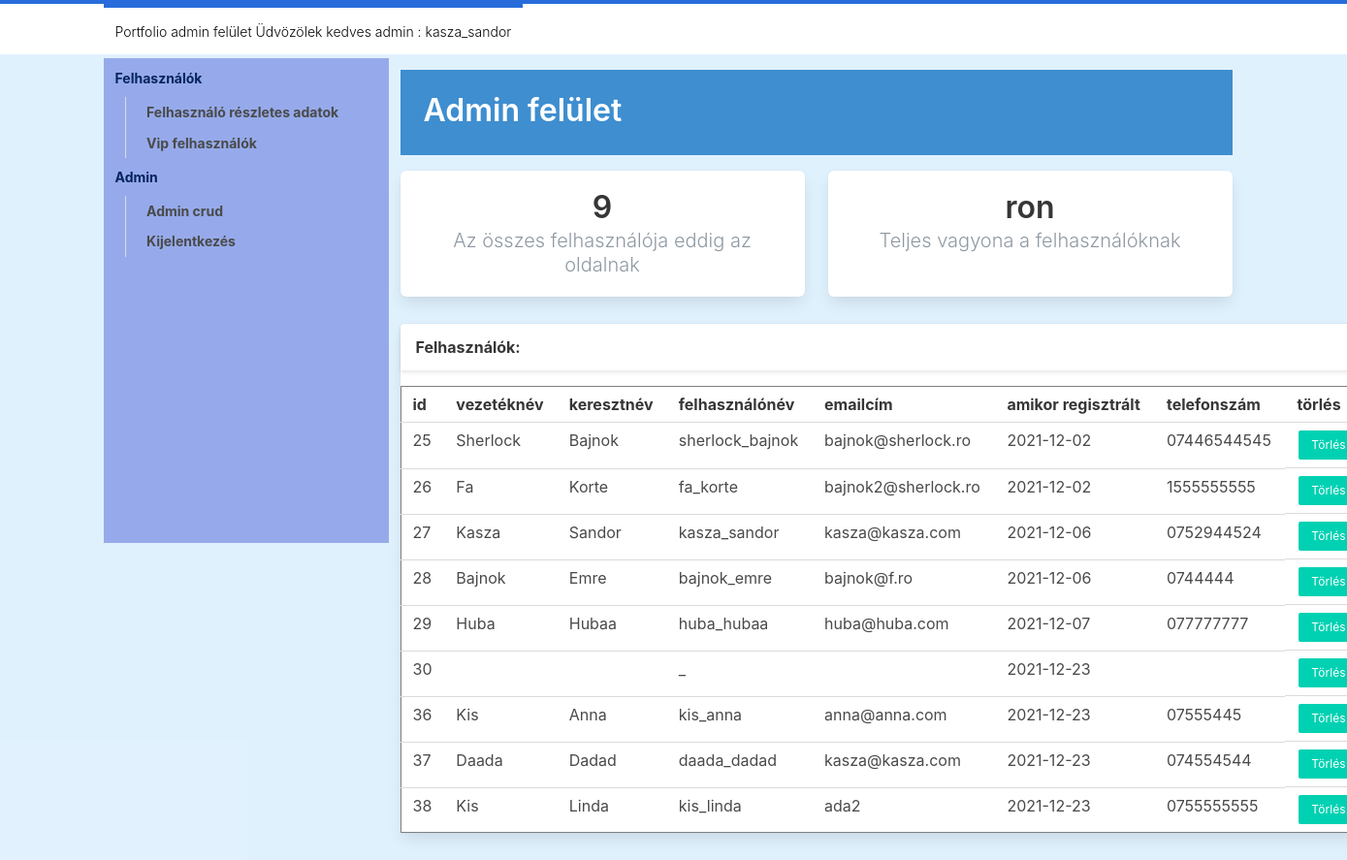
/b_admin/adminfoldal/admin.php (signed in), run on an earlier commit of the app's database.
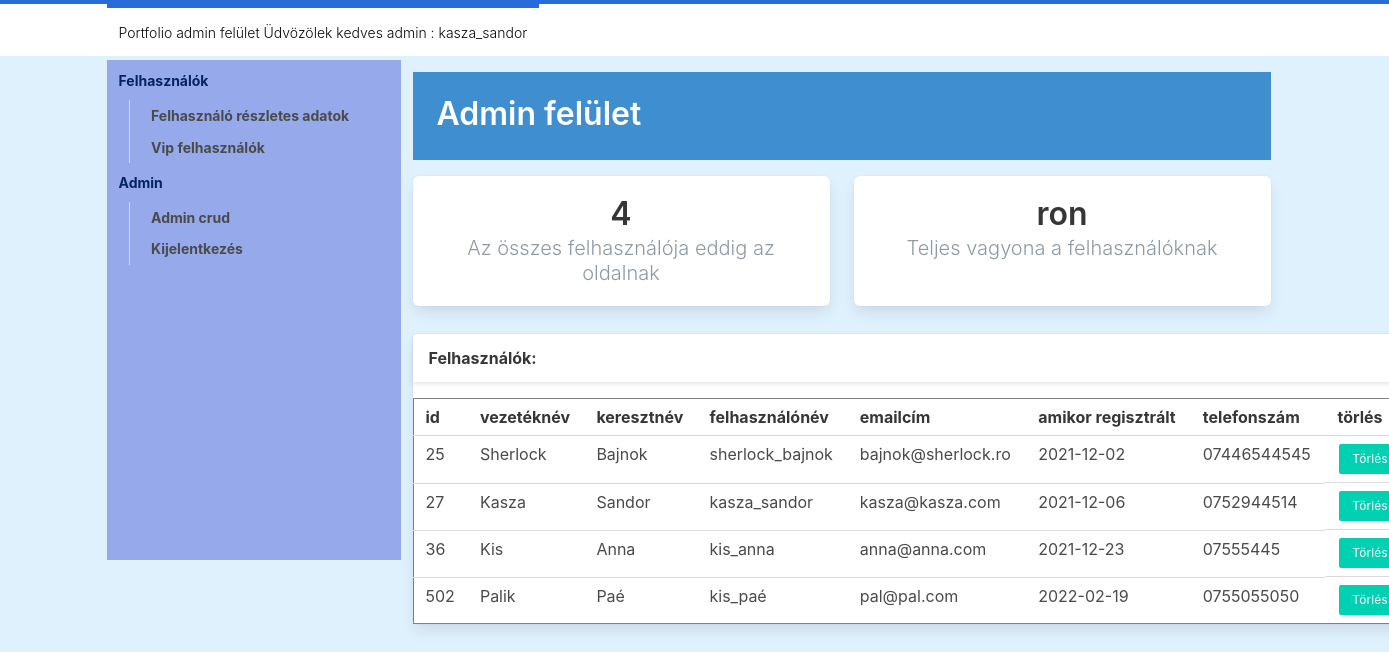
And on a later commit of the database.
### tables this page shows
CREATE TABLE `users` (
  `id` int(11) NOT NULL,
  `firs_name` varchar(25) NOT NULL,
  `last_name` varchar(25) NOT NULL,
  `username` varchar(50) NOT NULL,
  `email` varchar(100) NOT NULL,
  `password` varchar(255) NOT NULL,
  `signup_date` date NOT NULL,
  `profile_pic` varchar(255) NOT NULL,
  `phone_number` varchar(15) NOT NULL
);

### b_admin/adminfoldal/admin.php (the view, shortened to what this page needs)
<?php
require_once "../connect.php";
?>
<html>
<head>
    <link rel="stylesheet" type="text/css" href="admin.css">
    <link rel="stylesheet" href="/css/bulma.min.css">
</head>
<body>
<nav class="navbar is-white">
    <div class="container">
        <div class="navbar-brand">
            <a class="navbar-item brand-text">
                Portfolio admin felület <?php
                if ($_SESSION['username'] == 'ksandor') {
                    echo "<div style='color: #FF416C'>";
                    echo "   Az egyetlen superadmin " . $_SESSION['username'];
                    echo "</div>";
                } else {
                    echo "   Üdvözölek kedves admin :  " . $_SESSION['username'];
                }
                ?>
            </a>
        </div>
    </div>
</nav>
<div class="container">
    <div class="columns">
        <div class="column is-3 " id="cl3">
            <aside class="menu is-hidden-mobile">
                <ul class="menu-list">
                    <li>
                        <p>Felhasználók</p>
                        <ul>
                            <li><a href="admin.php">Felhasználó részletes adatok</a></li>
                            <li><a>Vip felhasználók</a></li>
                        </ul>
                    </li>
                    <li>
                        <p>Admin</p>
                        <ul>
                            <li><a href="crudadmin/beszurasadmin.php">Admin crud</a></li>
                            <li><a href="../adminfoldal/destroyadmin.php">Kijelentkezés</a></li>
                        </ul>
                    </li>
                </ul>
            </aside>
        </div>
        <div class="column is-9" id="9clc">
            <section class="hero is-info welcome is-small">
                <div class="hero-body">
                    <div class="container">
                        <h1 class="title">
                            Admin felület
                        </h1>
                    </div>
                </div>
            </section>
            <section class="info-tiles">
                <div class="tile is-ancestor has-text-centered">
                    <div class="tile is-parent">
                        <article class="tile is-child box">
                            <p class="title">
                                <?php
                                $sql = "SELECT count(username) as total from users";
                                $result = mysqli_query($con, $sql);
                                $data = mysqli_fetch_assoc($result);
                                echo $data['total'];
                                ?>
                            </p>
                            <p class="subtitle">Az összes felhasználója eddig az oldalnak</p>
                        </article>
                    </div>
                    <div class="tile is-parent">
                        <article class="tile is-child box">
                            <p class="title">
                                ron
                            </p>
                            <p class="subtitle">Teljes vagyona a felhasználóknak</p>
                        </article>
                    </div>
                </div>
            </section>
            <div class="columns">
                <div class="column is-6" id="userlista">
                    <div class="card events-card">
                        <header class="card-header">
                            <p class="card-header-title">
                                Felhasználók:
                            </p>
                            <a href="#" class="card-header-icon" aria-label="more options">
                  <span class="icon">
                  </span>
                            </a>
                        </header>
                        <div class="card-table">
                            <div class="content">
                                <table class="table is-fullwidth is-striped">
                                    <tbody>
                                    <?php
                                    $sql = "SELECT * FROM users";
                                    $result = $con->query($sql);
                                    if ($result->num_rows > 0) {
                                        echo "<table border=1>";
                                        echo "<tr>";
                                        echo "<th> id </th>";
                                        echo "<th> vezetéknév </th>";
                                        echo "<th> keresztnév </th>";
                                        echo "<th> felhasználónév </th>";
                                        echo "<th> emailcím </th>";
                                        echo "<th> amikor regisztrált </th>";
                                        echo "<th> telefonszám </th>";
                                        echo "<th> törlés </th>";
                                        echo "</tr>";
                                        while ($row = $result->fetch_assoc()) {
                                            echo "<tr>";
                                            echo "<td>" . $row["id"] . "</td>";
                                            echo "<td>" . $row["firs_name"] . "</td>";
                                            echo "<td>" . $row["last_name"] . "</td>";
                                            echo "<td>" . $row["username"] . "</td>";
                                            echo "<td>" . $row["email"] . "</td>";
                                            echo "<td>" . $row["signup_date"] . "</td>";
                                            echo "<td>" . $row["phone_number"] . "</td>";
                                            echo "<td class='level-right' ><a class='button is-small is-primary' href=\"admin.php?id=" . $row["id"] . "\">Törlés</a></td>";
                                            echo "</tr>";
                                        }
                                        echo "</table>";
                                    } else {
                                        echo "0 results";
                                    }
                                    ?>
                                    </tbody>
                                </table>
                            </div>
                        </div>
                    </div>
                </div>
            </div>
        </div>
    </div>
</div>
</body>
</html>

### b_admin/adminfoldal/admin.css (style rules this page uses)
html, body { font-family: -apple-system, BlinkMacSystemFont, "Segoe UI", Roboto, Oxygen-Sans, Ubuntu, Cantarell, "Helvetica Neue", sans-serif; font-size: 16px; line-height: 1.5; background: rgba(150, 206, 250, 0.29); }
nav.navbar { border-top: 4px solid #276cda; margin-bottom: 1rem; }
.navbar-item.brand-text { font-weight: 300; border-top: 4px solid #276cda; }
.navbar-item, .navbar-link { font-size: 14px; font-weight: 700; }
#cl3 { background-color: rgba(48, 73, 208, 0.42); height: 500px; }
#userlista { width: 1025px; }
.menu-list { color: #05245d; font-size: 14px; font-weight: 700; }
.menu-list a { color: #0F1D38; font-size: 14px; font-weight: 700; }
.card { box-shadow: 0px 2px 4px rgba(0, 0, 0, 0.18); margin-bottom: 2rem; }
.card-header-title { color: #8F99A3; font-weight: 400; }
.info-tiles { margin: 1rem 0; }
.info-tiles .subtitle { font-weight: 300; color: #8F99A3; }
.hero.welcome .title, .hero.welcome .subtitle { color: hsl(120, 25%, 13%); }

What changed in the data, as far as the page shows it:
removed users: id "26", firs_name "Fa", last_name "Korte", username "fa_korte", email "bajnok2@sherlock.ro", signup_date "2021-12-02", phone_number "1555555555"
removed users: id "28", firs_name "Bajnok", last_name "Emre", username "bajnok_emre", email "bajnok@f.ro", signup_date "2021-12-06", phone_number "0744444"
removed users: id "29", firs_name "Huba", last_name "Hubaa", username "huba_hubaa", email "huba@huba.com", signup_date "2021-12-07", phone_number "077777777"
removed users: id "30", username "_", signup_date "2021-12-23"
removed users: id "37", firs_name "Daada", last_name "Dadad", username "daada_dadad", email "kasza@kasza.com", signup_date "2021-12-23", phone_number "074554544"
removed users: id "38", firs_name "Kis", last_name "Linda", username "kis_linda", email "ada2", signup_date "2021-12-23", phone_number "0755555555"
changed users "Kasza": phone_number "0752944524" → "0752944514"
added users: id "502", firs_name "Palik", last_name "Paé", username "kis_paé", email "pal@pal.com", signup_date "2022-02-19", phone_number "0755055050"
Also different on the page:
$data['total']: "9" → "4"
